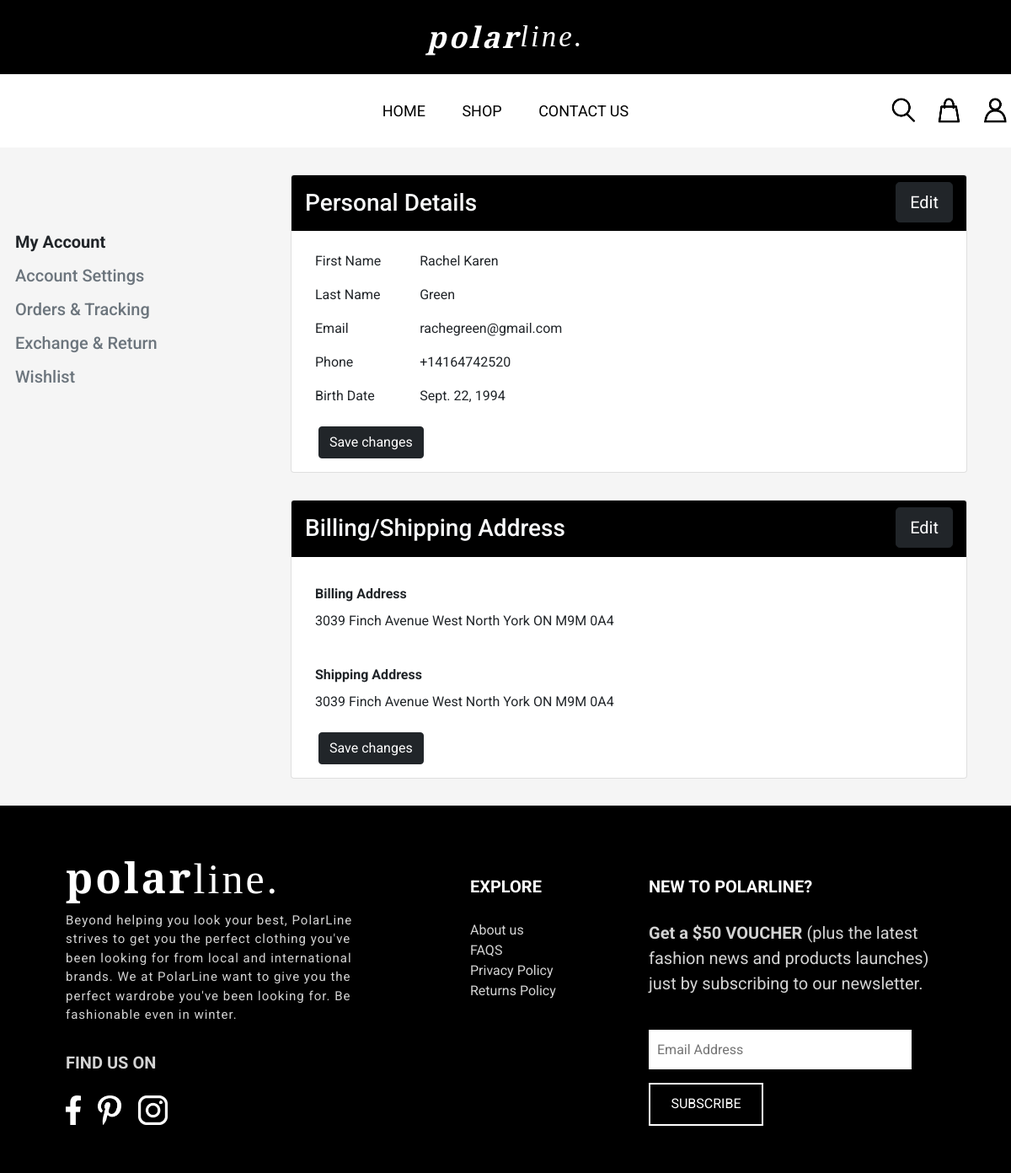
Page /account/ (signed in) on the earlier database version.
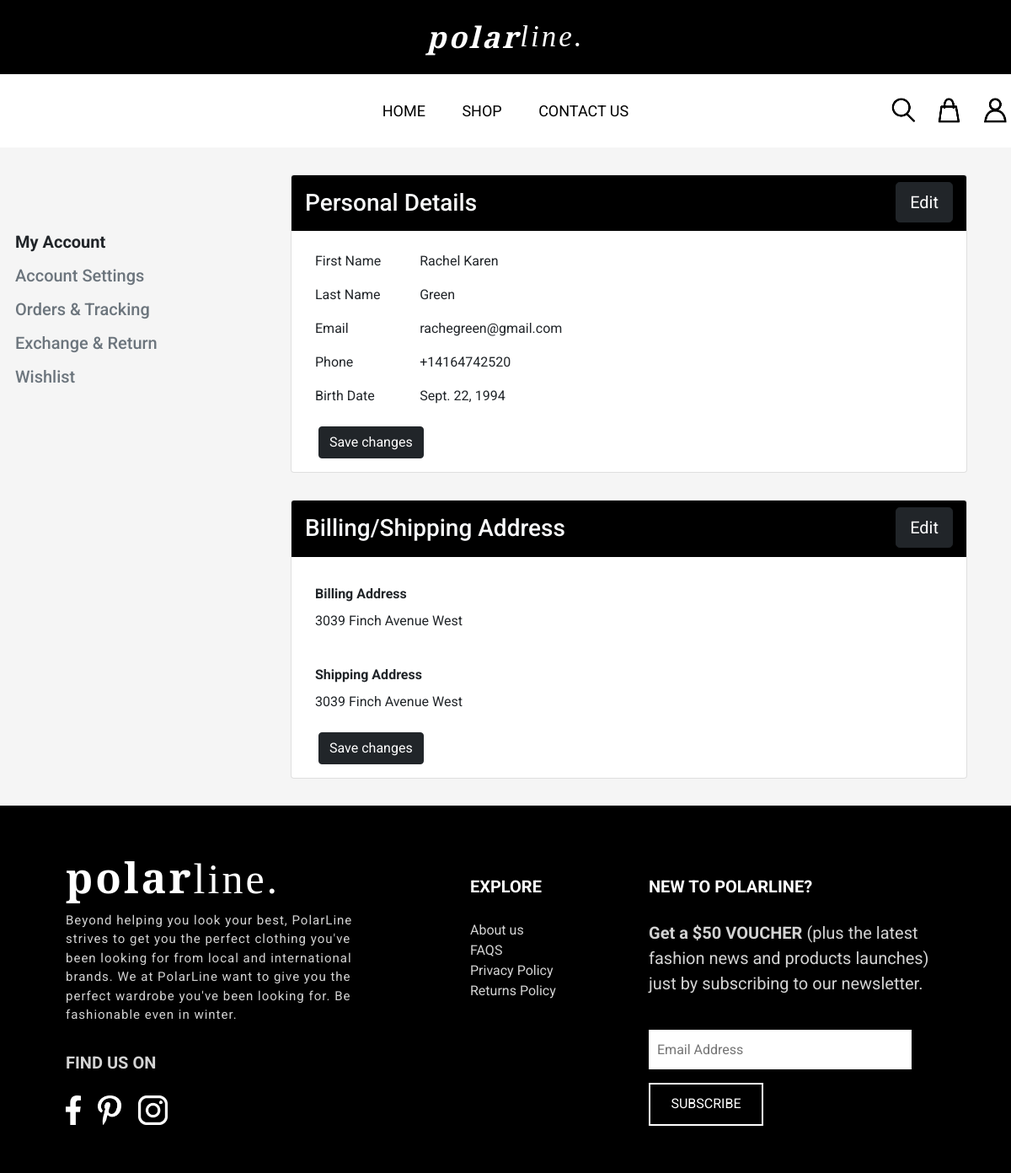
Same page on the later database version.
### home/models.py (models this page shows, shortened)
class Profile(models.Model):
    user = models.OneToOneField(User, on_delete=models.CASCADE)
    phone = PhoneField(blank=True, help_text='Contact phone number')
    birth_date = models.DateField(null=True, blank=True)

class Address(models.Model):
    user = models.OneToOneField(User, on_delete=models.CASCADE)
    billing_address = models.TextField(blank=True)
    shipping_address = models.TextField(blank=True)

### home/views.py (the view)
# urls.py: path('account/', views.account, name='account'),
@login_required
def account(request):
    user = User.objects.get(id=request.user.id)
    return render(request, 'account.html', {
        'user_form': user,
        'profile_form': user.profile,
        'address_form': user.address,
    })

### home/templates/account.html (shortened to what this page needs)
{% extends 'base.html' %}
{% block content %}
{% load static %}
<div class="container py-3">
    <div class="row">
        <div class="col-md-3 px-0" style="padding-top: 5em;">
            <div class="row">
                <h5 class="py-1 fw-bold">My Account</h5>
                <h5 class="py-1 text-muted">Account Settings</h5>
                <h5 class="py-1 text-muted">Orders & Tracking</h5>
                <h5 class="py-1 text-muted">Exchange & Return</h5>
                <h5 class="py-1 text-muted">Wishlist</h5>
            </div>
        </div>
        <div class="col-md-9 p-0">
            <div class="row px-5 py-3">
                <div class="card p-0">
                    <div class="card-header text-light" style="background-color: black;">
                        <div class="row">
                            <div class="col">
                                <h3 class="m-0 py-2">Personal Details</h3>
                            </div>
                            <div class="col d-flex justify-content-end">
                                <form method="POST" action="{% url 'edit_profile' %}">
                                    <button class="btn btn-dark btn-lg" type="submit">Edit</button><br>
                                </form>
                            </div>
                        </div>
                    </div>
                    <div class="card-body mx-3">
                        <form method="POST" action="{% url 'profile' %}">
                            <div class="form-group p-2">
                                <div class="row">
                                    <div class="col-md-2 p-0">
                                        First Name
                                    </div>
                                    <div class="col-md-10 p-0">
                                        {{ user_form.first_name }}
                                    </div>
                                </div>
                            </div>
                            <div class="form-group p-2">
                                <div class="row">
                                    <div class="col-md-2 p-0">
                                        Last Name
                                    </div>
                                    <div class="col-md-10 p-0">
                                        {{ user_form.last_name }}
                                    </div>
                                </div>
                            </div>
                            <div class="form-group p-2">
                                <div class="row">
                                    <div class="col-md-2 p-0">
                                        Email
                                    </div>
                                    <div class="col-md-10 p-0">
                                        {{ user_form.email }}
                                    </div>
                                </div>
                            </div>
                            <div class="form-group p-2">
                                <div class="row">
                                    <div class="col-md-2 p-0">
                                        Phone
                                    </div>
                                    <div class="col-md-10 p-0">
                                        {{ profile_form.phone }}
                                    </div>
                                </div>
                            </div>
                            <div class="form-group p-2 pb-4">
                                <div class="row">
                                    <div class="col-md-2 p-0">
                                        Birth Date
                                    </div>
                                    <div class="col-md-10 p-0">
                                        {{ profile_form.birth_date }}
                                    </div>
                                </div>
                            </div>
                            <button type="submit" id="btnSubmitProfile" class="btn btn-dark">Save changes</button>
                        </form>
                    </div>
                </div>
            </div>
            <div class="row px-5 py-3">
                <div class="card p-0">
                    <div class="card-header text-light" style="background-color: black;">
                        <div class="row">
                            <div class="col">
                                <h3 class="m-0 py-2">Billing/Shipping Address</h3>
                            </div>
                            <div class="col d-flex justify-content-end">
                                <form method="POST" action="{% url 'edit_address' %}">
                                    <button class="btn btn-dark btn-lg" type="submit">Edit</button><br>
                                </form>
                            </div>
                        </div>
                    </div>
                    <div class="card-body mx-3">
                        <form method="POST" action="{% url 'address' %}">
                            <div class="form-group p-2">
                                <div class="row pb-3">
                                    <div class="row py-2 fw-bold">
                                        Billing Address
                                    </div>
                                    <div class="row">
                                        {{ address_form.billing_address }}
                                    </div>
                                </div>
                            </div>
                            <div class="form-group p-2">
                                <div class="row pb-3">
                                    <div class="row py-2 fw-bold">
                                        Shipping Address
                                    </div>
                                    <div class="row">
                                        {{ address_form.shipping_address }}
                                    </div>
                                </div>
                            </div>
                            <button type="submit" id="btnSubmitBillShipAddr" class="btn btn-dark">Save changes</button>
                        </form>
                    </div>
                </div>
            </div>
        </div>
    </div>
</div>
{% endblock %}

### home/templates/base.html (shortened to what this page needs)
<!DOCTYPE html>
<html lang="en">
{% load static %}
<head>
    <link rel="stylesheet" href="{% static 'home/css/polarline.css' %}">
    <link href="https://unpkg.com/aos@2.3.1/dist/aos.css" rel="stylesheet"/>
    <link href="https://cdn.jsdelivr.net/npm/bootstrap@5.0.0-beta3/dist/css/bootstrap.min.css" rel="stylesheet">
</head>
<body>
    <div id="polarline-head" class="d-flex justify-content-center">
        <a href="{% url 'home' %}" class="d-flex align-items-center">
            <span class="logo-polar">polar</span>
            <span class="logo-line">line.</span>
        </a>
    </div>
    <nav>
        <div class="filler"></div>
        <div class="nav-links-grp">
            <ul class="nav-links">
                <li><a href="{% url 'home' %}">HOME</a></li>
                <li id="navShop">
                    <a href="{% url 'shop' %}">SHOP</a>
                </li>
                <li><a href="{% url 'contactus' %}">CONTACT US</a></li>
            </ul>
        </div>
        <div id="nav-icons">
            <ul class="nav-icons-grp">
                <li><a href="#"><img src="{% static '/home/images/search.png' %}" alt="Search" height="35"></a></li>
                <li id="navShopBag"><a href="{% url 'cart' %}"><img src="{% static '/home/images/shop-bag.png' %}" alt="Shop Bag" height="35"></a></li>
                <li id="navAccount" class="dropdown">
                    <a class="navAccountLink" href="{% if user.is_authenticated %}{% url 'account' %}{% else %}{% url 'login_user' %}{% endif %}"><img src="{% static 'home/images/account.png' %}" alt="Account" height="35"></a>
                </li>
            </ul>
        </div>
    </nav>
    {% block content %} {% endblock %}
    <footer class="d-flex">
        <div class="container">
            <div class="row p-5">
              <div class="col-4">
                <div id="footer-logo">
                    <span class="logo-polar">polar</span><span class="logo-line">line.</span>
                </div>
                <div id="footer-about-us">
                    Beyond helping you look your best, PolarLine strives to get you the perfect clothing you've been looking for
                    from local and international brands. We at PolarLine want to give you the perfect wardrobe you've been looking
                    for. Be fashionable even in winter.
                </div>
                <div id="footer-find-us">FIND US ON</div>
                <div id="footer-social-media">
                    <img src="{% static '/home/images/facebook.png' %}" alt="Facebook Icon" height="35">
                    <img src="{% static '/home/images/pinterest.png' %}" alt="Pinterest Icon" height="35">
                    <img src="{% static '/home/images/instagram.png' %}" alt="Instagram Icon" height="35">
                </div>
              </div>
              <div class="col footer-col-2">
                <div class="footer-col-header">EXPLORE</div>
                <div>About us</div>
                <div>FAQS</div>
                <div>Privacy Policy</div>
                <div>Returns Policy</div>
              </div>
              <div class="col-4 p-2">
                <div class="footer-col-header">NEW TO POLARLINE?</div>
                <div id="footer-voucher"><b>Get a $50 VOUCHER</b> (plus the latest fashion news and products launches)
                    just by subscribing to our newsletter.</div>
                <form class="footer-form">
                    <input type="email" placeholder="Email Address"><br>
                    <button type="submit">SUBSCRIBE</button>
                </form>
                </div>
            </div>
          </div>
    </footer>
</body>
</html>

### home/static/home/css/polarline.css (style rules this page uses)
* { font-family: 'Roboto', sans-serif; box-sizing: unset !important; }
.align-items-center { display: flex; align-items: center; }
.logo-polar { font-weight: bold; font-family: 'Playfair Display', serif; }
.logo-line { font-weight: lighter; font-family: 'Playfair Display', serif; }
#polarline-head { top: 0; display: flex; background-color: black; font-size: 35px; padding: 0.5em; letter-spacing: 3px; }
#polarline-head a { color: white; text-decoration: none; font-style: italic; }
nav { background-color: white; color: black; padding: 0; width: 100%; display: flex; flex-direction: row; }
.filler { width: 15%; }
.nav-links-grp { width: 70%; }
.nav-links { width: 40%; background-color: white; display: flex; flex-direction: row; justify-content: space-around; padding: 0; margin: auto; }
.nav-links li { display: block; margin: 30px 0; }
.nav-links li a { text-decoration: none; color: black; font-size: large; position: relative; padding-bottom: 2px; }
.nav-links li a:before { background: none repeat scroll 0 0 transparent; bottom: 0; content: ""; display: block; height: 2px; left: 50%; position: absolute; background: black; transition: width 0.3s ease 0s, left 0.3s ease 0s; width: 0; }
.nav-icons-grp { list-style: none; display: flex; margin: 0; }
.nav-icons-grp li a { width: auto; }
#nav-icons { display: flex; width: 15%; align-items: center; justify-content: center; }
#nav-icons a { padding: 10px; }
body { background-color: whitesmoke !important; margin: 0; padding: 0; }
footer { color: lightgray; background-color: black; width: 100%; }
.footer-col-2 { padding: 0.5em 0.5em 0.5em 7em !important; }
#footer-logo { color: white; font-size: 50px; letter-spacing: 3px; }
#footer-about-us { font-size: 15px; letter-spacing: 1px; padding-bottom: 2em; }
#footer-find-us { font-size: 20px; font-weight: bold; }
#footer-social-media img { padding: 1.5em 1em 0 0; }
.footer-col-header { color: white; padding: 1.25em 0; font-size: 20px; font-weight: bold; }
#footer-voucher { font-size: 20px; padding-bottom: 2em; }
.footer-form input { background-color: white; border: none; height: 45px; margin-bottom: 1em; outline: none; width: 300px; padding-left: 10px; font-size: medium; }
.footer-form button { background-color: black; border: 2px solid white; color: white; cursor: pointer; height: 45px; font-size: medium; outline: none; transition: all 0.5s ease-in-out; width: 120px; }

Differences in the rows shown:
changed Address: billing_address "3039 Finch Avenue West North York ON M9M 0A4" → "3039 Finch Avenue West"; shipping_address "3039 Finch Avenue West North York ON M9M 0A4" → "3039 Finch Avenue West"
